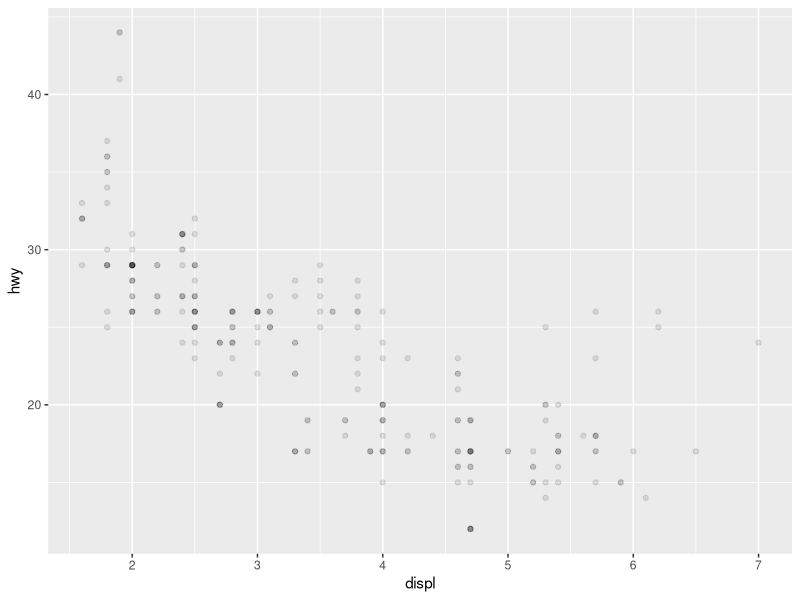
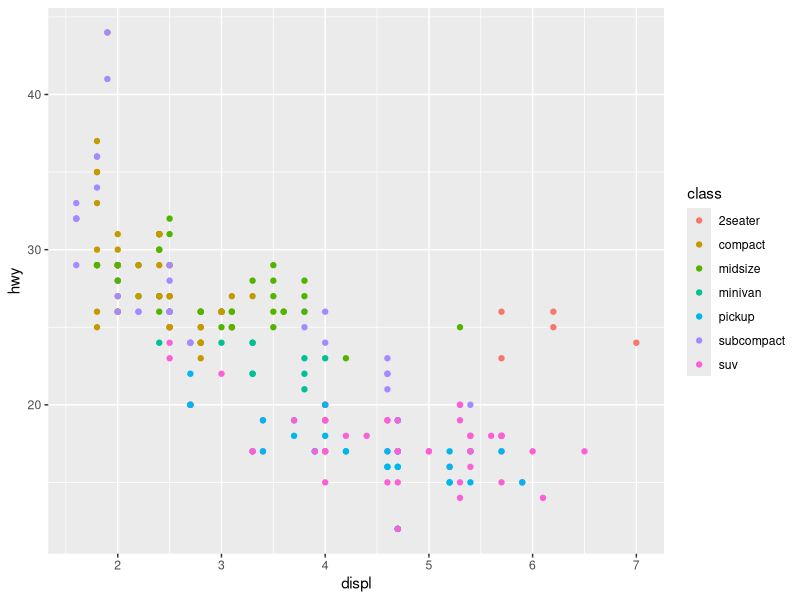
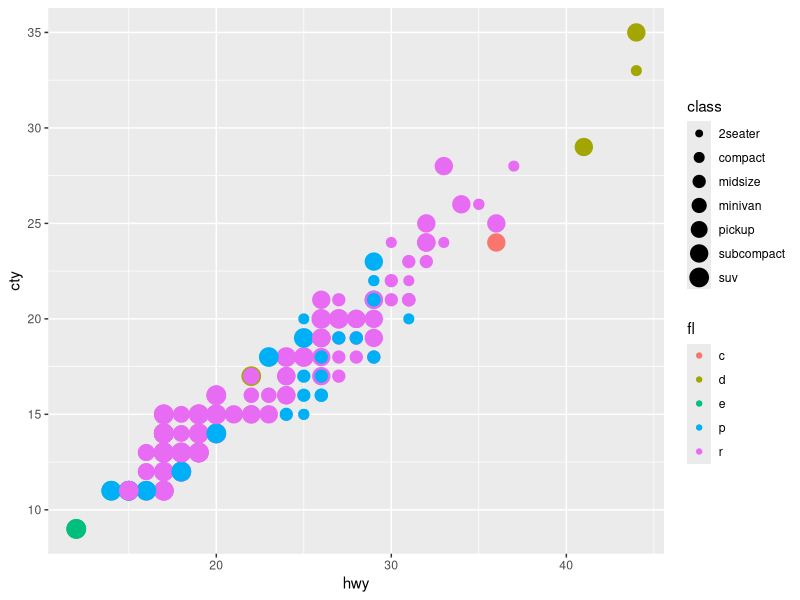
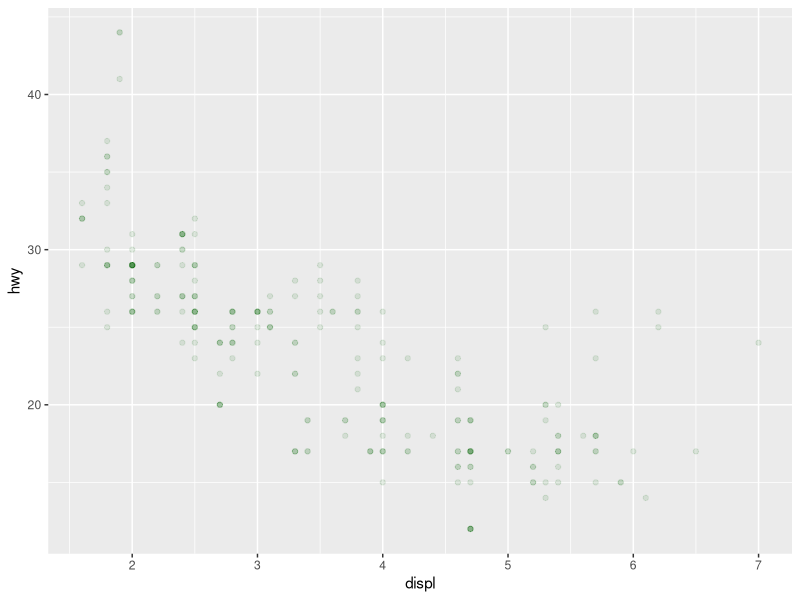

The R source for these figures, in order:
## ---- chunk 1
library(tidyverse)


## ---- chunk 2
mpg
## ---- chunk 3
my_plot <- ggplot(data = mpg, mapping = aes(x = displ, y =hwy))

my_plot + geom_point(alpha = 0.1)

## ---- chunk 4
ggplot(mpg, aes(x = displ, y = hwy, color = class)) + geom_point()
## ---- chunk 5
ggplot(mpg, aes(x = hwy, y = cty, size = class, color = fl)) + geom_point()
## ---- chunk 6
ggplot(mpg, aes(x = displ, y = hwy)) + geom_point(alpha = 0.1, color ="dark green")
